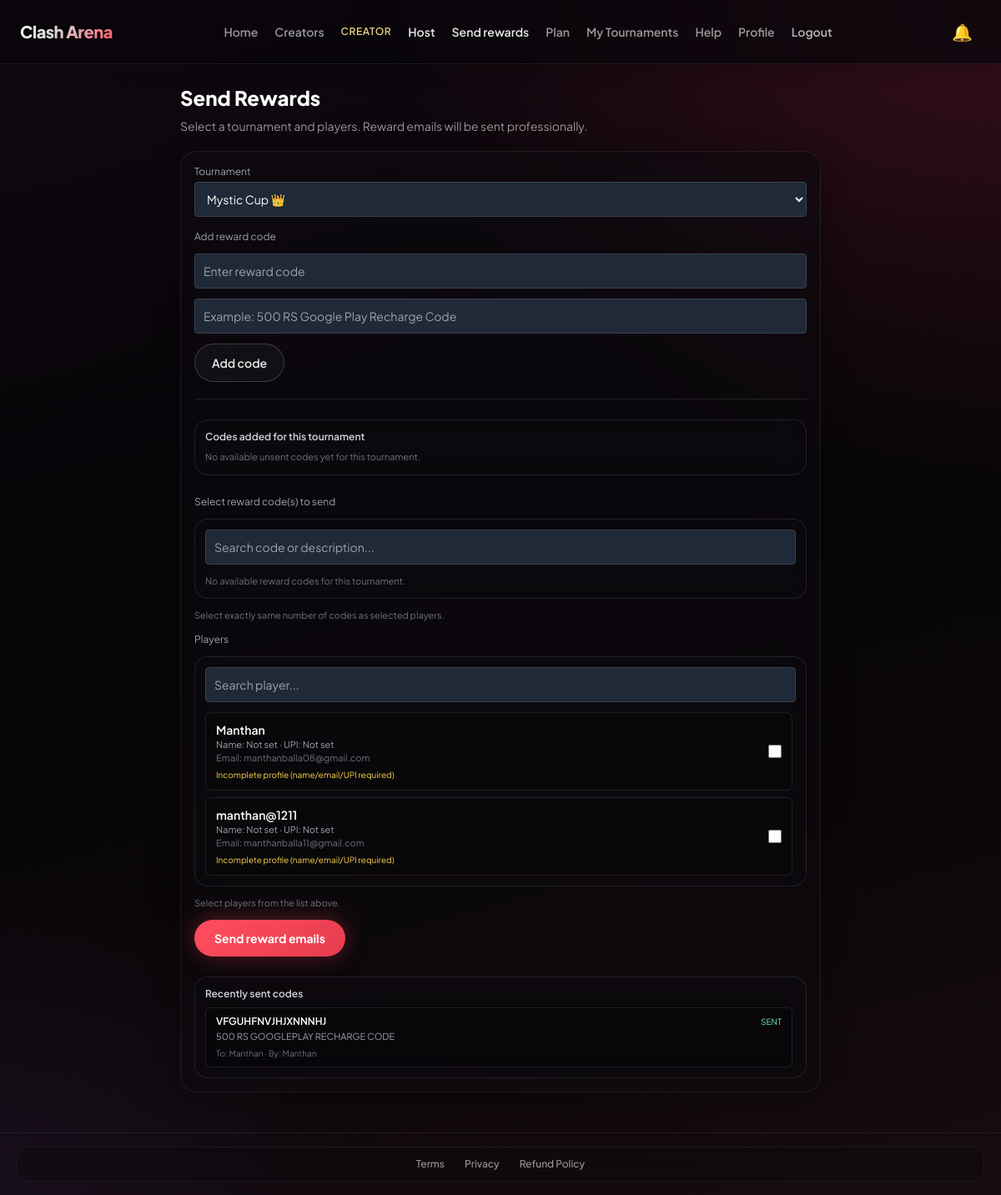
Page /creator/rewards/ (signed in) on the earlier database version.
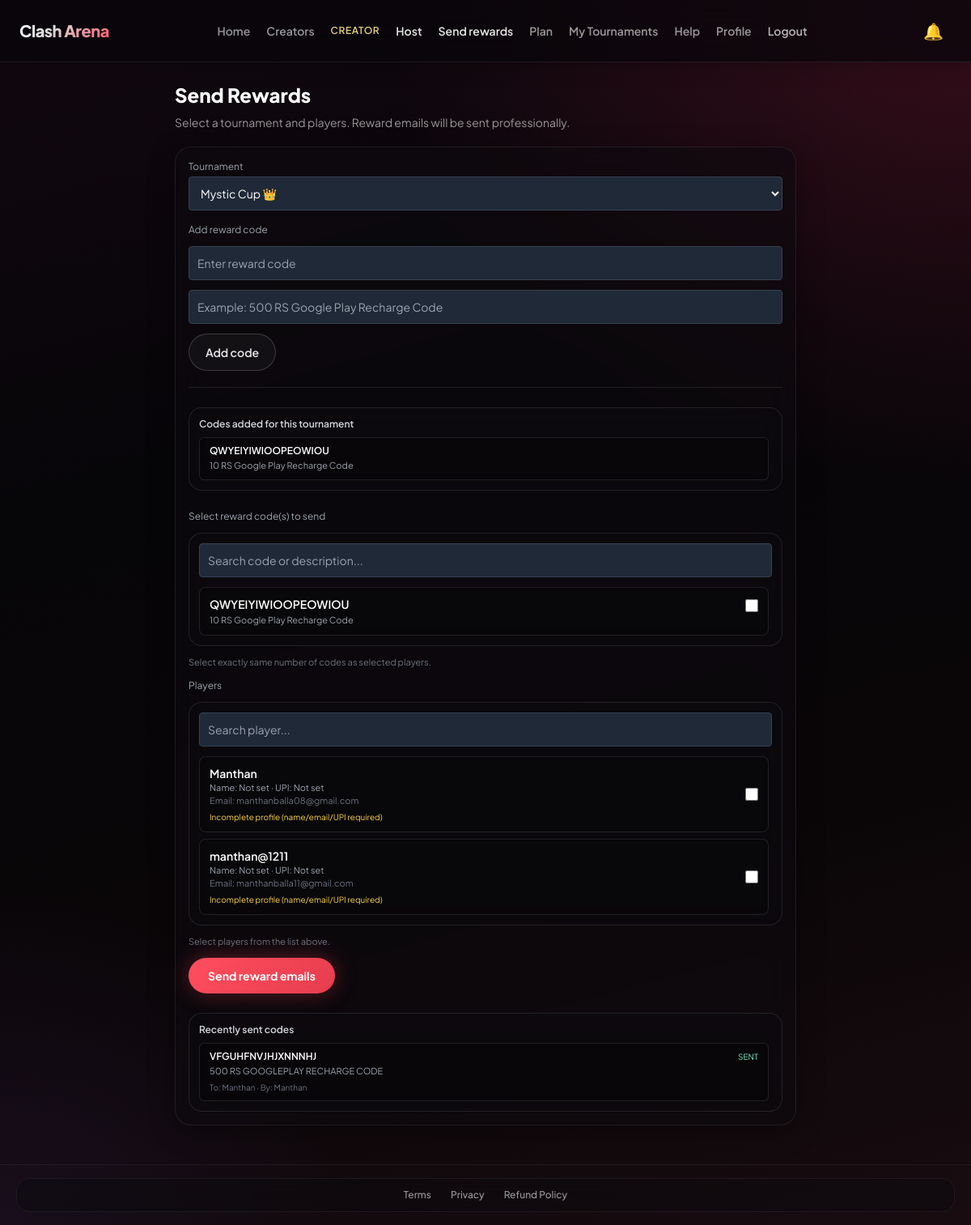
Same page on the later database version.
### core/models.py (models this page shows, shortened)
class Profile(models.Model):
    PLAN_CHOICES = [
        ('none', 'No Plan'),
        ('1month', '1 Month'),
        ('3month', '3 Months'),
        ('1year', '1 Year'),
    ]
    user = models.OneToOneField(User, on_delete=models.CASCADE)
    is_creator = models.BooleanField(default=False)
    is_admin = models.BooleanField(default=False)
    upi_id = models.CharField(max_length=100, blank=True, null=True)
    reward_balance = models.DecimalField(max_digits=10, decimal_places=2, default=0.00)
    creator_plan = models.CharField(max_length=20, choices=PLAN_CHOICES, default='none')
    plan_expiry = models.DateTimeField(null=True, blank=True)
    tournaments_created_this_month = models.IntegerField(default=0)
    notify_new_tournaments = models.BooleanField(default=True)

class RewardCode(models.Model):
    code = models.CharField(max_length=200)
    description = models.CharField(max_length=200, blank=True)
    tournament = models.ForeignKey('Tournament', on_delete=models.SET_NULL, null=True, blank=True)
    sent_by = models.ForeignKey(User, on_delete=models.SET_NULL, null=True, blank=True, related_name='sent_reward_codes')
    assigned_to = models.ForeignKey(User, on_delete=models.SET_NULL, null=True, blank=True)
    sent = models.BooleanField(default=False)
    sent_at = models.DateTimeField(null=True, blank=True)
    created_at = models.DateTimeField(auto_now_add=True)

### core/views.py (the view)
# urls.py: path('creator/rewards/', creator_rewards_view, name='creator_rewards'),
@login_required
def creator_rewards_view(request):
    if not request.user.profile.is_admin and not request.user.profile.is_creator:
        return redirect('/')
    tournaments_qs = Tournament.objects.all().order_by('-created_at')
    if not request.user.profile.is_admin:
        tournaments_qs = tournaments_qs.filter(creator=request.user)
    tournaments = list(tournaments_qs[:100])
    selected_tournament = None
    participants = []
    available_codes = RewardCode.objects.none()
    sent_codes = RewardCode.objects.none()
    if tournaments:
        selected_id = request.GET.get('tournament_id')
        if selected_id:
            selected_tournament = next((t for t in tournaments if str(t.id) == str(selected_id)), tournaments[0])
        else:
            selected_tournament = tournaments[0]
        participants = User.objects.filter(
            participant__tournament=selected_tournament
        ).select_related('profile').distinct().order_by('username')
        available_codes = RewardCode.objects.filter(
            tournament=selected_tournament,
            sent=False
        ).select_related('sent_by').order_by('-created_at')
        sent_codes = RewardCode.objects.filter(
            tournament=selected_tournament,
            sent=True
        ).select_related('assigned_to', 'sent_by').order_by('-sent_at', '-created_at')[:50]
    return render(request, 'creator_rewards.html', {
        'tournaments': tournaments,
        'selected_tournament': selected_tournament,
        'participants': participants,
        'available_codes': available_codes,
        'sent_codes': sent_codes,
        'reward_sent': request.GET.get('reward_sent'),
        'code_added': request.GET.get('code_added'),
        'reward_error': request.GET.get('reward_error'),
    })

### core/context_processors.py (called while the page is built)
def unread_notifications(request):
    if request.user.is_authenticated:
        count = Notification.objects.filter(
            user=request.user, is_read=False
        ).count()
        return {'unread_count': count}
    return {'unread_count': 0}

### templates/creator_rewards.html (shortened to what the changed rows need)
{% extends "base.html" %}
{% block content %}
<div class="max-w-3xl mx-auto py-6">
    <h1 class="text-2xl font-extrabold text-white mb-2">Send Rewards</h1>
    <div class="ca-glass p-4">
        {% if tournaments %}
        {% if selected_tournament %}
        <div class="mb-6 ca-glass-sm p-3 border border-white/10">
            <div class="space-y-2 max-h-44 overflow-y-auto pr-1">
                {% for c in available_codes %}
                <div class="rounded-md bg-black/25 px-3 py-2 border border-white/10">
                    <p class="text-xs text-white font-semibold break-all">{{ c.code }}</p>
                    <p class="text-[11px] text-gray-400 mt-0.5">{{ c.description|default:"No description" }}</p>
                </div>
                {% empty %}
                <p class="text-[11px] text-gray-500">No available unsent codes yet for this tournament.</p>
                {% endfor %}
            </div>
        </div>
        <form method="POST" action="/send-reward-code/" class="space-y-3">
            <div class="ca-glass-sm border border-white/10 p-3">
                <div id="codeCardsWrap" class="max-h-56 overflow-y-auto space-y-2 pr-1">
                    {% for c in available_codes %}
                    <label class="code-card flex items-start justify-between gap-3 rounded-lg border border-white/10 bg-black/20 px-3 py-2.5 cursor-pointer hover:border-ca-accent/50 transition"
                           data-code-text="{{ c.code|lower }} {{ c.description|default:''|lower }}">
                        <div class="min-w-0">
                            <p class="text-sm text-white font-semibold break-all">{{ c.code }}</p>
                            <p class="text-[11px] text-gray-400 mt-0.5">{{ c.description|default:"No description" }}</p>
                        </div>
                        <input type="checkbox" name="code_ids" value="{{ c.id }}"
                               class="h-4 w-4 accent-red-500 shrink-0 mt-1">
                    </label>
                    {% empty %}
                    <p class="text-[11px] text-gray-500">No available reward codes for this tournament.</p>
                    {% endfor %}
                </div>
            </div>
            <div class="ca-glass-sm border border-white/10 p-3">
                <div id="playerCardsWrap" class="max-h-64 overflow-y-auto space-y-2 pr-1">
                    {% for p in participants %}
                    <label class="player-card flex items-center justify-between gap-3 rounded-lg border border-white/10 bg-black/20 px-3 py-2.5 cursor-pointer hover:border-ca-accent/50 transition"
                           data-player-name="{{ p.username|lower }}">
                        <div class="min-w-0">
                            <p class="text-sm text-white font-semibold truncate">{{ p.username }}</p>
                            <p class="text-[11px] text-gray-400 truncate">
                                Name: {{ p.first_name|default:"Not set" }} · UPI: {{ p.profile.upi_id|default:"Not set" }}
                            </p>
                            <p class="text-[11px] text-gray-500 truncate">
                                Email: {{ p.email|default:"Not set" }}
                            </p>
                            {% if not p.first_name or not p.profile.upi_id or not p.email %}
                            <p class="text-[10px] text-amber-300 mt-1">Incomplete profile (name/email/UPI required)</p>
                            {% endif %}
                        </div>
                        <input type="checkbox" name="user_ids" value="{{ p.id }}"
                               class="h-4 w-4 accent-red-500 shrink-0">
                    </label>
                    {% empty %}
                    <p class="text-[11px] text-gray-500">No participants found for this tournament.</p>
                    {% endfor %}
                </div>
            </div>
        </form>
        <div class="mt-6 ca-glass-sm p-3 border border-white/10">
            <div class="space-y-2 max-h-52 overflow-y-auto pr-1">
                {% for c in sent_codes %}
                <div class="rounded-md bg-black/25 px-3 py-2 border border-white/10">
                    <div class="flex items-center justify-between gap-2">
                        <p class="text-xs text-white font-semibold break-all">{{ c.code }}</p>
                        <span class="text-[10px] text-emerald-300">SENT</span>
                    </div>
                    <p class="text-[11px] text-gray-400 mt-0.5">{{ c.description|default:"No description" }}</p>
                    <p class="text-[10px] text-gray-500 mt-1">
                        To: {{ c.assigned_to.username|default:"-" }} · By: {{ c.sent_by.username|default:"-" }}
                    </p>
                </div>
                {% empty %}
                <p class="text-[11px] text-gray-500">No sent reward codes for this tournament yet.</p>
                {% endfor %}
            </div>
        </div>
        {% endif %}
        {% else %}
        <p class="text-sm text-gray-400">No tournaments available for reward dispatch.</p>
        {% endif %}
    </div>
</div>
{% endblock %}

Differences in the rows shown:
added RewardCode: code "QWYEIYIWIOOPEOWIOU", description "10 RS Google Play Recharge Code"
Other differences:
text no longer shown: "No available unsent codes yet for this tournament. No available reward codes for this tournament."
